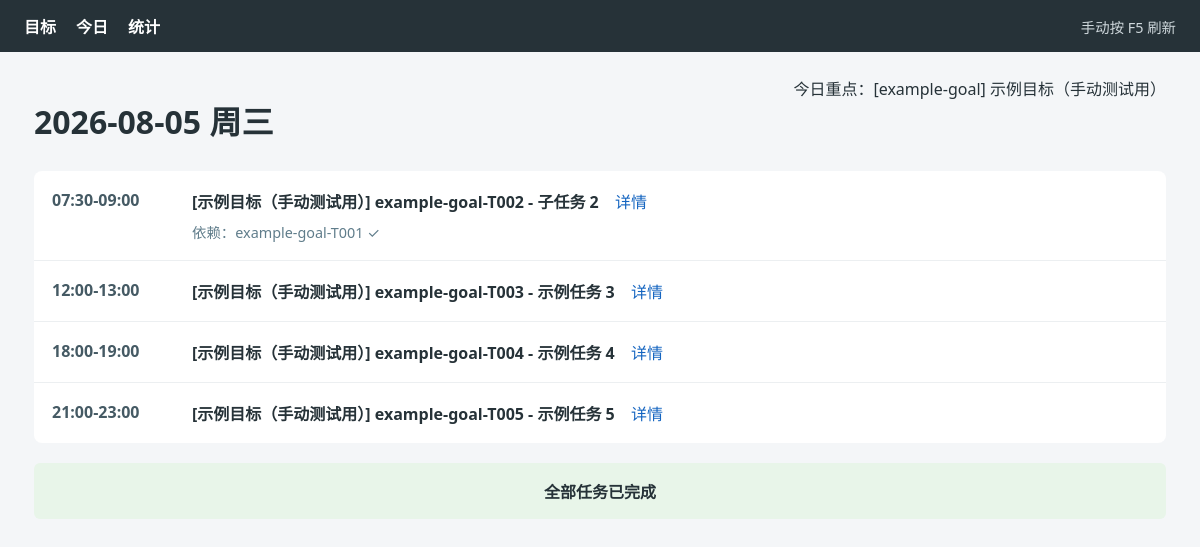
Page /today on the committed database.
### tables this page shows
CREATE TABLE goals (
  slug TEXT PRIMARY KEY,
  name TEXT NOT NULL,
  description TEXT,
  status TEXT NOT NULL DEFAULT 'active',
  total_tasks INTEGER DEFAULT 0,
  completed_tasks INTEGER DEFAULT 0,
  created_at TEXT NOT NULL,
  updated_at TEXT NOT NULL
);

CREATE TABLE tasks (
  id TEXT PRIMARY KEY,
  goal_slug TEXT NOT NULL,
  sequence INTEGER NOT NULL,
  title TEXT NOT NULL,
  description TEXT,
  estimated_hours REAL,
  depends_on TEXT,
  status TEXT NOT NULL DEFAULT 'pending',
  last_reminded_at TEXT,
  completed_at TEXT,
  created_at TEXT NOT NULL,
  updated_at TEXT NOT NULL,
  FOREIGN KEY (goal_slug) REFERENCES goals(slug)
);

### dashboard/app.py (the view)
    @flask_app.get("/today")
    def today():
        return render_template("today.html", view=_today_view(date.today().isoformat()))

### scripts/db.py (called while the page is built)
def get_conn() -> sqlite3.Connection:
    conn = sqlite3.connect(DB_PATH)
    conn.row_factory = sqlite3.Row
    conn.execute("PRAGMA foreign_keys = ON")
    return conn

def _row_to_dict(row: sqlite3.Row) -> dict:
    return {k: row[k] for k in row.keys()}

def get_goal(slug: str) -> dict | None:
    with get_conn() as conn:
        row = conn.execute("SELECT * FROM goals WHERE slug = ?", (slug,)).fetchone()
        return _row_to_dict(row) if row else None

def list_goals(status: str | None = None) -> list[dict]:
    with get_conn() as conn:
        if status is None:
            rows = conn.execute("SELECT * FROM goals ORDER BY created_at").fetchall()
        else:
            rows = conn.execute(
                "SELECT * FROM goals WHERE status = ? ORDER BY created_at",
                (status,),
            ).fetchall()
        return [_row_to_dict(r) for r in rows]

def get_task(id: str) -> dict | None:
    with get_conn() as conn:
        row = conn.execute("SELECT * FROM tasks WHERE id = ?", (id,)).fetchone()
        if row is None:
            return None
        d = _row_to_dict(row)
        d["depends_on"] = json.loads(d["depends_on"]) if d["depends_on"] else []
        return d

def list_tasks(goal_slug: str | None = None, status: str | None = None) -> list[dict]:
    query = "SELECT * FROM tasks WHERE 1=1"
    params: list = []
    if goal_slug is not None:
        query += " AND goal_slug = ?"
        params.append(goal_slug)
    if status is not None:
        query += " AND status = ?"
        params.append(status)
    query += " ORDER BY goal_slug, sequence"
    with get_conn() as conn:
        rows = conn.execute(query, params).fetchall()
        out = []
        for r in rows:
            d = _row_to_dict(r)
            d["depends_on"] = json.loads(d["depends_on"]) if d["depends_on"] else []
            out.append(d)
        return out

def list_eligible_tasks(goal_slug: str | None = None) -> list[dict]:
    candidates = list_tasks(goal_slug=goal_slug, status="pending")
    out = []
    for t in candidates:
        if t["status"] == "archived":
            continue
        all_done = True
        for dep_id in t["depends_on"]:
            dep = get_task(dep_id)
            if dep is None or dep["status"] != "done":
                all_done = False
                break
        if all_done:
            out.append(t)
    return out

def get_today_focus() -> str | None:
    return get_setting("today_focus")

### dashboard/templates/today.html (shortened to what this page needs)
{% extends "base.html" %}
{% block content %}
  <header class="page-header">
    <div><h1>{{ view.date }} {{ view.weekday }}</h1></div>
    <div>今日重点：{% if view.focus_goal %}[{{ view.focus_goal.slug }}] {{ view.focus_goal.name }}{% else %}未设置{% endif %}</div>
  </header>
  <section class="timeline">
    {% for row in view.slot_rows %}
      <article class="timeline-row">
        <time>{{ row.slot.start }}-{{ row.slot.end }}</time>
        <div class="timeline-content">
          {% if row.task %}
            <strong>{{ row.task_label }}</strong>
            <a href="{{ url_for('goal_detail', slug=row.goal.slug) }}">详情</a>
            {% if row.dependencies %}
              <div class="dependencies">依赖：{% for dep in row.dependencies %}{{ dep.id }} {{ "✓" if dep.done else "未完成" }}{% if not loop.last %}，{% endif %}{% endfor %}</div>
            {% endif %}
          {% else %}
            <span class="empty-slot">──────────（无任务）</span>
          {% endif %}
        </div>
      </article>
    {% endfor %}
  </section>
  <footer class="schedule-footer">
    {% if view.remaining %}今日剩余 {{ view.remaining }} 个任务未安排{% else %}全部任务已完成{% endif %}
  </footer>
{% endblock %}

### dashboard/static/style.css (style rules this page uses)
:root { color-scheme: light; font-family: system-ui, -apple-system, "Segoe UI", sans-serif; color: #263238; background: #f4f6f8; }
* { box-sizing: border-box; }
body { margin: 0; }
a { color: #1565c0; text-decoration: none; }
.page-header { display: flex; justify-content: space-between; align-items: flex-start; gap: 24px; }
.page-header h1 { margin-bottom: 8px; }
.timeline { margin-top: 20px; background: #fff; border-radius: 8px; }
.timeline-row { display: grid; grid-template-columns: 120px 1fr; gap: 20px; padding: 18px; border-bottom: 1px solid #eceff1; }
.timeline-row:last-child { border-bottom: 0; }
.timeline-row time { font-weight: 700; color: #455a64; }
.timeline-content a { margin-left: 12px; }
.dependencies { margin-top: 8px; color: #607d8b; font-size: 0.9rem; }
.schedule-footer { margin-top: 20px; padding: 16px; text-align: center; font-weight: 600; background: #e8f5e9; border-radius: 6px; }

### rows in the picture
goals: focus_goal.slug "example-goal", focus_goal.name "示例目标（手动测试用）"
tasks: id "example-goal-T001", done "✓"

### other values in the picture
{{ view.date }} "2026-08-05"
{{ view.weekday }} "周三"
{{ row.slot.start }} "07:30" "12:00" "18:00" "21:00"
{{ row.slot.end }} "09:00" "13:00" "19:00" "23:00"
{{ row.task_label }} "[示例目标（手动测试用）] example-goal-T002 - 子任务 2" "[示例目标（手动测试用）] example-goal-T003 - 示例任务 3" "[示例目标（手动测试用）] example-goal-T004 - 示例任务 4" "[示例目标（手动测试用）] example-goal-T005 - 示例任务 5"
